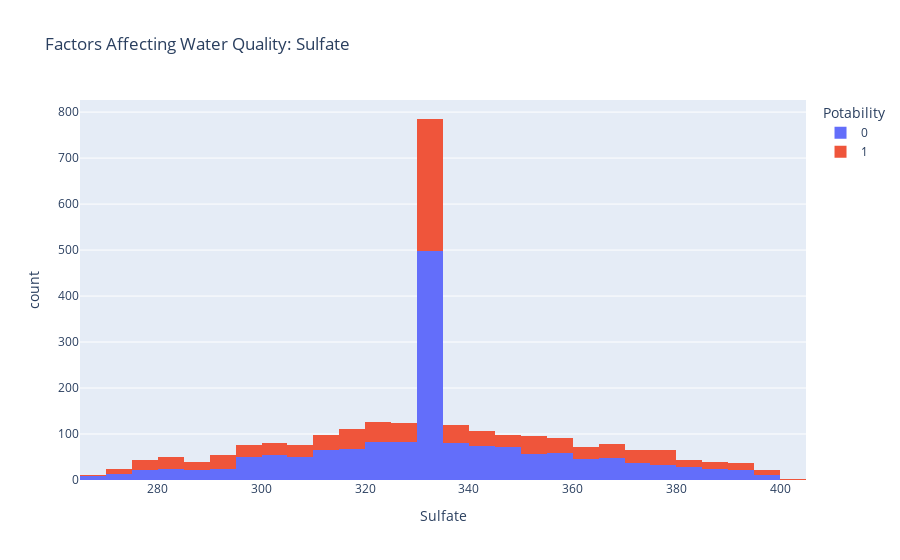

Write notebook code for a chart like this one.
### Code cell
figure = px.histogram(data, x = "Sulfate",
                      color = "Potability",
                      title= "Factors Affecting Water Quality: Sulfate")
figure.show()

### Figure 1 — Plotly figure (JSON) as saved in the notebook; plotly's stock layout.template omitted (floating-point values rounded to 4 significant figures; data arrays with more than 128 entries replaced by an {"elided": "..."} marker saying what was removed)
{"data": [{"alignmentgroup": "True", "bingroup": "x", "hovertemplate": "Potability=0<br>Sulfate=%{x}<br>count=%{y}<extra></extra>", "legendgroup": "0", "marker": {"color": "#636efa", "pattern": {"shape": ""}}, "name": "0", "offsetgroup": "0", "orientation": "v", "showlegend": true, "type": "histogram", "x": {"elided": "1649 float values"}, "xaxis": "x", "yaxis": "y"}, {"alignmentgroup": "True", "bingroup": "x", "hovertemplate": "Potability=1<br>Sulfate=%{x}<br>count=%{y}<extra></extra>", "legendgroup": "1", "marker": {"color": "#EF553B", "pattern": {"shape": ""}}, "name": "1", "offsetgroup": "1", "orientation": "v", "showlegend": true, "type": "histogram", "x": {"elided": "988 float values"}, "xaxis": "x", "yaxis": "y"}], "layout": {"barmode": "relative", "legend": {"title": {"text": "Potability"}, "tracegroupgap": 0}, "title": {"text": "Factors Affecting Water Quality: Sulfate"}, "xaxis": {"anchor": "y", "domain": [0, 1], "title": {"text": "Sulfate"}}, "yaxis": {"anchor": "x", "domain": [0, 1], "title": {"text": "count"}}}}
